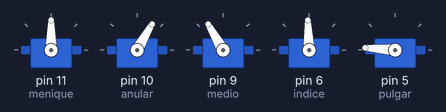
Bench run of a sketch on a simulated Arduino Uno, built with avr-gcc and run on an emulated ATmega328P. Shown: 5 × servo.

Above: at 0.1 s.
At 10.1 s:
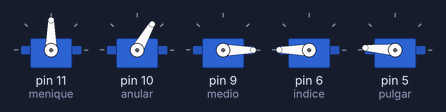
At 25.1 s:
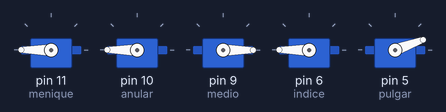
At 55.1 s:
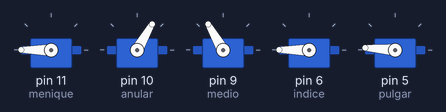
At 90.1 s:
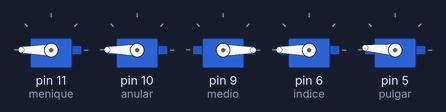
At 125.1 s:
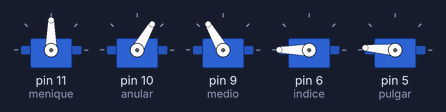
Timing chart, 0 to 126.6 s (numbered marks = the images above):
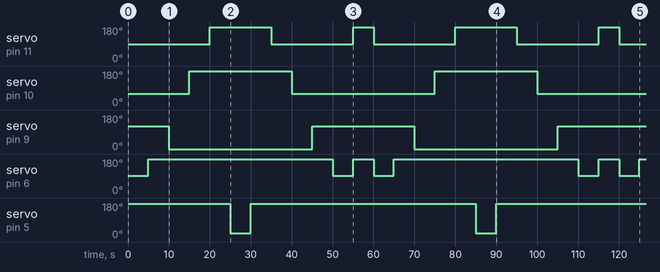

The sketch:

mano_v0.5.ino
```cpp
///////////////////////////////////////////
//     Angel Iván Lozano Ramírez         //
//        Projecto Mano robótica         //
//            Firmware v0.5              //
//              25/06/2016               //
//    Secuencia de movimientos de una    //
//            mano robótica              //
//         https://goo.gl/XCEf7p         //
//         https://goo.gl/rQB4H5         //
///////////////////////////////////////////

#include <Servo.h>

Servo menique;
Servo anular;
Servo medio;
Servo indice;
Servo pulgar;

int meniqueH = 90;
int meniqueL = 180;
int anularH = 60;
int anularL = 180;
int medioH = 120;
int medioL = 0;
int indiceH = 92;
int indiceL = 180;
int pulgarH = 176;
int pulgarL = 20;

void setup() {
  menique.attach(11);
  anular.attach(10);
  medio.attach(9);
  indice.attach(6);
  pulgar.attach(5);
}

void loop() {
  cero();
  delay(5000);
  uno();
  delay(5000);
  dos();
  delay(5000);
  tres();
  delay(5000);
  cuatro();
  delay(5000);
  cinco();
  delay(5000);
  cuatro();
  delay(5000);
  tres();
  delay(5000);
  dos();
  delay(5000);
  uno();
  delay(5000);
  cero();
  delay(5000);
  gesture();
  delay(5000);
}

void cero(){
  menique.write(meniqueH);
  anular.write(anularH);
  medio.write(medioH);
  indice.write(indiceH);
  pulgar.write(pulgarH);
}

void uno(){
  menique.write(meniqueH);
  anular.write(anularH);
  medio.write(medioH);
  indice.write(indiceL);
  pulgar.write(pulgarH);
}

void dos(){
  menique.write(meniqueH);
  anular.write(anularH);
  medio.write(medioL);
  indice.write(indiceL);
  pulgar.write(pulgarH);
}

void tres(){
  menique.write(meniqueH);
  anular.write(anularL);
  medio.write(medioL);
  indice.write(indiceL);
  pulgar.write(pulgarH);
}

void cuatro(){
  menique.write(meniqueL);
  anular.write(anularL);
  medio.write(medioL);
  indice.write(indiceL);
  pulgar.write(pulgarH);
}

void cinco(){
  menique.write(meniqueL);
  anular.write(anularL);
  medio.write(medioL);
  indice.write(indiceL);
  pulgar.write(pulgarL);
}

void gesture(){
  menique.write(meniqueL);
  anular.write(anularH);
  medio.write(medioH);
  indice.write(indiceL);
  pulgar.write(pulgarH);
}
```

Measured:
- by itself, servo on pin 11 (menique): 90° → 180° at 20.0 s, → 90° 15.0 s later, → 180° 20.0 s later, → 90° 5.0 s later, … (8 changes in this stretch)
- by itself, servo on pin 10 (anular): alternates 180° for 25.0 s and 60° for 35.0 s
- by itself, servo on pin 9 (medio): alternates 120° for 25.0 s and 0° for 35.0 s
- by itself, servo on pin 6 (indice): 92° → 180° at 5.0 s, → 92° 45.0 s later, → 180° 5.0 s later, → 92° 5.0 s later, … (9 changes in this stretch)
- by itself, servo on pin 5 (pulgar): alternates 176° for 55.0 s and 20° for 5.0 s
